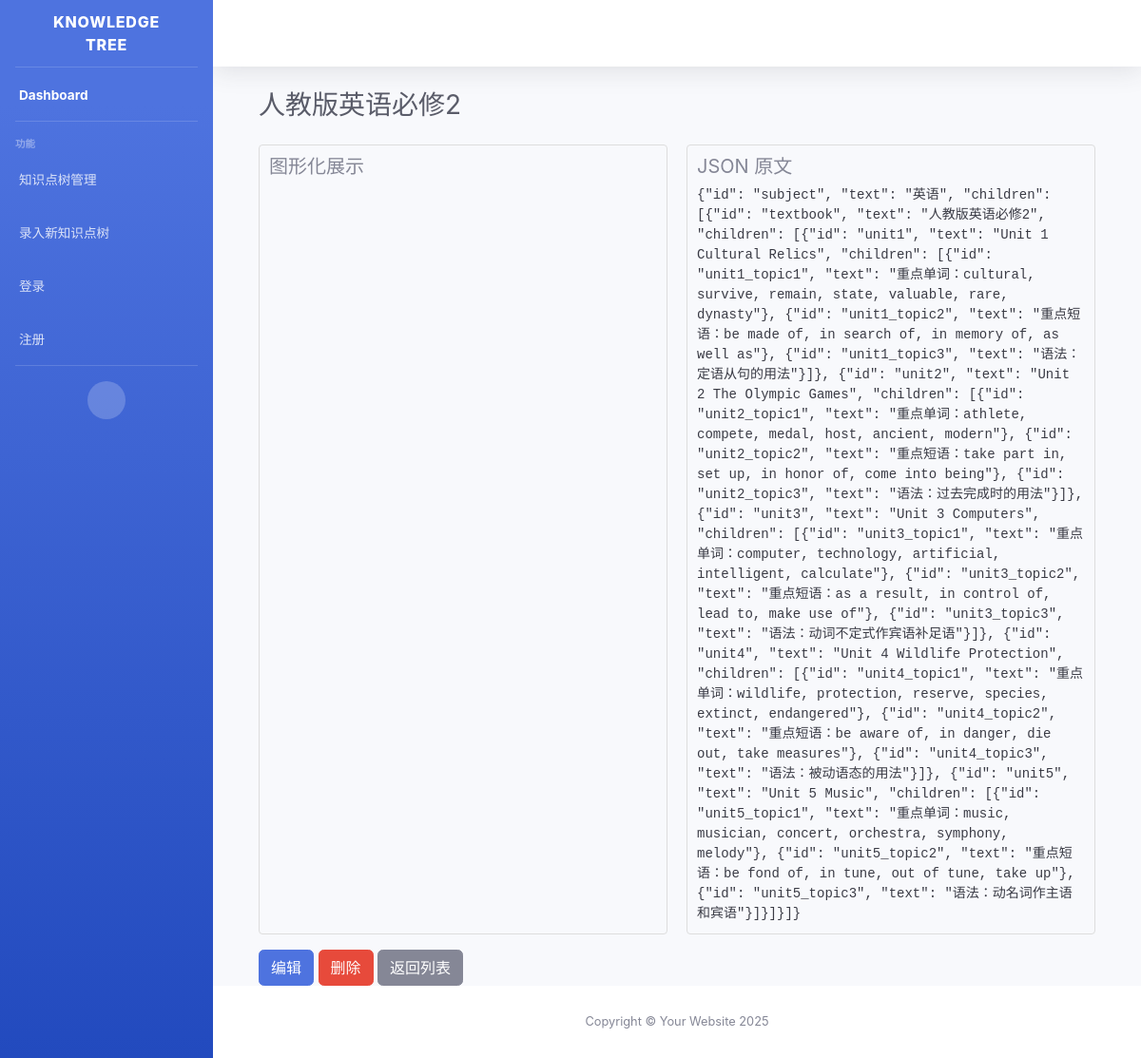
Before: /tree/5/ with the older database file.
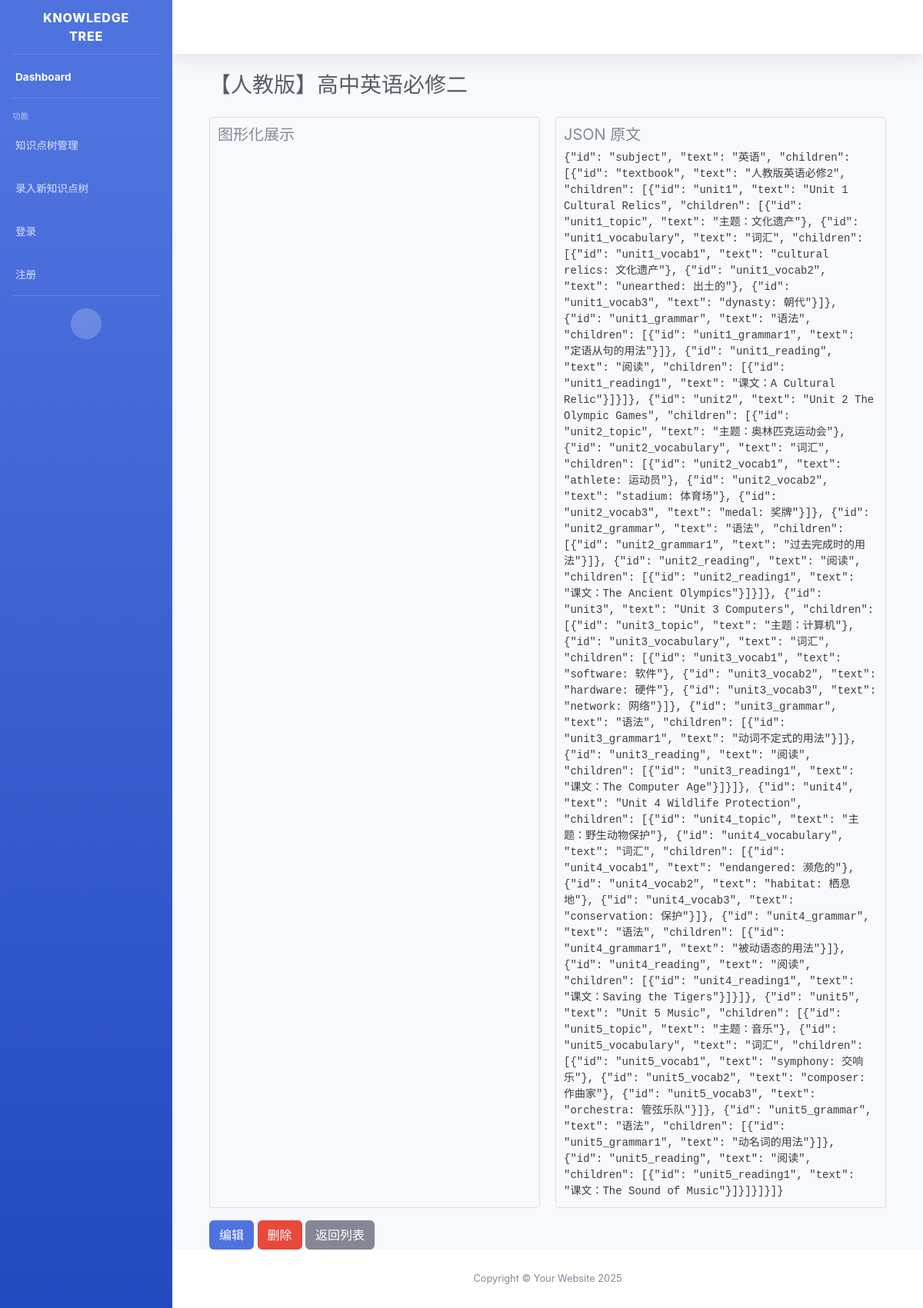
After: the same page with the newer database file.
### tree/models.py (models this page shows, shortened)
class KnowledgeTree(models.Model):
    title = models.CharField(max_length=255, default="Untitled Knowledge Tree")
    data = models.JSONField(default=dict, blank=True)
    created_at = models.DateTimeField(auto_now_add=True)
    updated_at = models.DateTimeField(auto_now=True)

### tree/views.py (the view)
# urls.py: path('tree/<int:tree_id>/', views.view_tree, name='view_tree'),
def view_tree(request, tree_id):
    tree_instance = get_object_or_404(KnowledgeTree, id=tree_id)
    tree_json_str = json.dumps(tree_instance.data, ensure_ascii=False)
    return render(request, 'tree/tree_view.html', {
        'tree': tree_instance,
        'tree_json_str': tree_json_str  # 注意这里传递的是字符串
    })

### tree/templates/tree/tree_view.html (shortened to what this page needs)
{% extends 'tree/base.html' %}
{% load static %}
{% block extra_head %}
  <link rel="stylesheet" href="https://cdnjs.cloudflare.com/ajax/libs/jstree/3.3.12/themes/default/style.min.css" />
{% endblock %}
{% block content %}
<div class="container-fluid">
    <h1 class="h3 mb-4 text-gray-800">{{ tree.title }}</h1>
    <div class="tree-container">
        <div class="tree-graphic">
            <h5>图形化展示</h5>
        </div>
        <div class="tree-json">
            <h5>JSON 原文</h5>
            <pre>{{ tree_json_str }}</pre>
        </div>
    </div>
    <div class="mt-3">
        <a href="{% url 'tree:edit_tree' tree.id %}" class="btn btn-primary">编辑</a>
        <form method="post" action="{% url 'tree:delete_tree' tree.id %}" style="display:inline;" onsubmit="return confirm('确定要删除该知识点树吗？');">
            <button type="submit" class="btn btn-danger">删除</button>
        </form>
        <a href="{% url 'tree:index' %}" class="btn btn-secondary">返回列表</a>
    </div>
</div>
{% endblock %}

Changed rows visible on the page:
changed KnowledgeTree: title "人教版英语必修2" → "【人教版】高中英语必修二"
Other visible differences:
{{ tree_json_str }}: "…Cultural Relics\", \"children\": [{\"id\": \"unit1_topic1\", \"text\": \"重点单词：cultural, survive, remain, state, valuable, rare, dynasty\"}, {\"id\": \"unit1_topic2\", \"text\": \"重点短语：be made of, in search of, in memory of, as well as\"}, {\"id\": \"unit1_topic3\", \"text\": \"语法：定语从句的用法\"}]}, {\"id\": \"unit2\", \"text\": \"Unit 2 The Olympic Games\", \"children\": [{\"id\": \"unit2_topic1\", \"text\": \"重点单词：athlete, compete, medal, host, ancient, modern\"}, {\"id\": \"unit2_topic2\", \"text\": \"重点短语：take part in, set up, in honor of, come into being\"}, {\"id\": \"unit2_topic3\", \"text\": \"语法：过去完成时的用法\"}]}, {\"id\": \"unit3\", \"text\": \"Unit 3 Computers\", \"children\": [{\"id\": \"unit3_topic1\", \"text\": \"重点单词：computer, technology, artificial,…" → "…Cultural Relics\", \"children\": [{\"id\": \"unit1_topic\", \"text\": \"主题：文化遗产\"}, {\"id\": \"unit1_vocabulary\", \"text\": \"词汇\", \"children\": [{\"id\": \"unit1_vocab1\", \"text\": \"cultural relics: 文化遗产\"}, {\"id\": \"unit1_vocab2\", \"text\": \"unearthed: 出土的\"}, {\"id\": \"unit1_vocab3\", \"text\": \"dynasty: 朝代\"}]}, {\"id\": \"unit1_grammar\", \"text\": \"语法\", \"children\": [{\"id\": \"unit1_grammar1\", \"text\": \"定语从句的用法\"}]}, {\"id\": \"unit1_reading\", \"text\": \"阅读\", \"children\": [{\"id\": \"unit1_reading1\", \"text\": \"课文：A Cultural Relic\"}]}]}, {\"id\": \"unit2\", \"text\": \"Unit 2 The Olympic Games\", \"children\": [{\"id\": \"unit2_topic\", \"text\": \"主题：奥林匹克运动会\"}, {\"id\": \"unit2_vocabulary\", \"text\": \"词汇\", \"children\": [{\"id\": \"unit2_vocab1\", \"text\": \"athlete:…"
